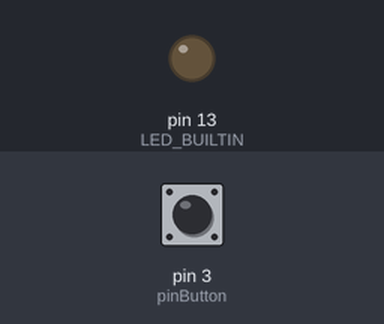
The sketch below on a simulated Arduino Uno, built with avr-gcc and run on an emulated ATmega328P. Parts: output pins drawn as LEDs (lit = HIGH). The inputs (shaded band) are chosen by the test bench; at power-on: pin 3 (pinButton) LOW.

Above: at 1.2 s.
1.3 s: pin 3 (pinButton) pulled HIGH for 0.15 s
At 1.37 s:
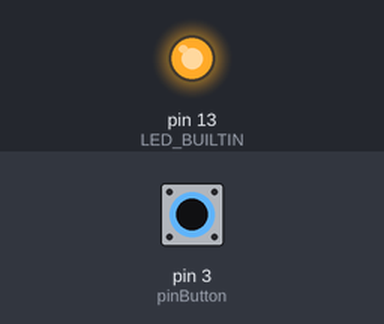
2.9 s: pin 3 (pinButton) pulled HIGH for 3.2 s
At 6.9 s:
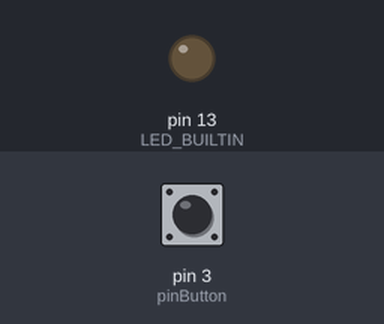
Timing chart, 0 to 8.4 s (numbered marks = the images above; inputs shaded):
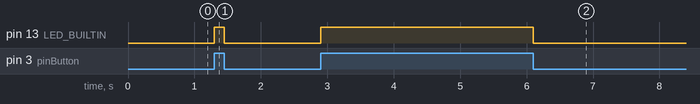

Measured:
- after the input at 1.3 s, pin 13 (LED_BUILTIN): LOW → HIGH at once, → LOW 0.15 s later
- after the input at 2.9 s, pin 13 (LED_BUILTIN): LOW → HIGH at once, → LOW 3.2 s later

The sketch:

button.ino
```cpp
/*	BUTTON.INO: test any button or endstop
 *	built-in led lights up when button is pressed*/

const int pinButton = 3; //connect button and pull-down resistor

 void setup () {
	pinMode(LED_BUILTIN, OUTPUT);
	pinMode(pinButton, INPUT);
}

void loop () {
	if(digitalRead(pinButton)) digitalWrite(LED_BUILTIN, HIGH);
	else digitalWrite(LED_BUILTIN, LOW);
}
```
